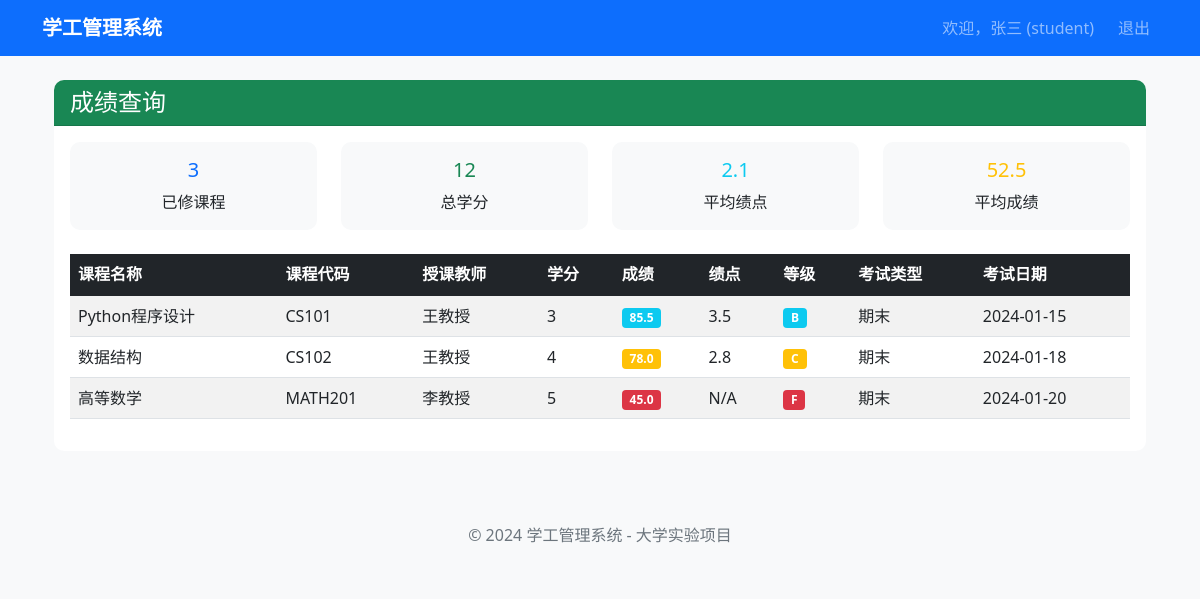
Screenshot of /student/grades (signed in) with the database file from the repository.
### models.py (models this page shows, shortened)
class User(UserMixin, db.Model):
    __tablename__ = 'users'
    id = db.Column(db.Integer, primary_key=True)
    username = db.Column(db.String(64), unique=True, nullable=False, index=True)
    email = db.Column(db.String(120), unique=True, nullable=False, index=True)
    password_hash = db.Column(db.String(128))
    role = db.Column(db.String(20), nullable=False)  # student, teacher, counselor
    real_name = db.Column(db.String(64), nullable=False)
    class_id = db.Column(db.Integer, db.ForeignKey('classes.id'))
    created_at = db.Column(db.DateTime, default=datetime.utcnow)
    def is_student(self):
        return self.role == 'student'

class Grade(db.Model):
    __tablename__ = 'grades'
    id = db.Column(db.Integer, primary_key=True)
    student_id = db.Column(db.Integer, db.ForeignKey('users.id'), nullable=False)
    course_id = db.Column(db.Integer, db.ForeignKey('courses.id'), nullable=False)
    teacher_id = db.Column(db.Integer, db.ForeignKey('users.id'), nullable=False)
    score = db.Column(db.Float)  # 百分制成绩
    grade_point = db.Column(db.Float)  # 绩点
    grade_level = db.Column(db.String(2))  # 等级：A, B, C, D, F
    exam_type = db.Column(db.String(20), default='期末')  # 考试类型
    exam_date = db.Column(db.Date)
    academic_year = db.Column(db.String(20))
    semester = db.Column(db.String(10))
    comments = db.Column(db.Text)
    created_at = db.Column(db.DateTime, default=datetime.utcnow)
    updated_at = db.Column(db.DateTime, default=datetime.utcnow, onupdate=datetime.utcnow)
    student = db.relationship('User', backref='grades', foreign_keys=[student_id])
    course = db.relationship('Course', backref='grades')
    teacher = db.relationship('User', backref='given_grades', foreign_keys=[teacher_id])

class Course(db.Model):
    __tablename__ = 'courses'
    id = db.Column(db.Integer, primary_key=True)
    course_code = db.Column(db.String(32), unique=True, nullable=False)
    course_name = db.Column(db.String(128), nullable=False)
    teacher_id = db.Column(db.Integer, db.ForeignKey('users.id'), nullable=False)
    class_id = db.Column(db.Integer, db.ForeignKey('classes.id'), nullable=False)
    credit = db.Column(db.Integer, default=2)
    grades_saved = db.Column(db.Boolean, default=False)  # 成绩是否已保存
    grades_submitted = db.Column(db.Boolean, default=False)  # 新增：成绩是否已提交
    grades_submitted_at = db.Column(db.DateTime)  # 新增：成绩提交时间
    created_at = db.Column(db.DateTime, default=datetime.utcnow)
    teacher = db.relationship('User', backref='courses_teaching', foreign_keys=[teacher_id])

### routes/student.py (the view)
@student_bp.route('/grades')
@login_required
def grades():
    if not current_user.is_student():
        flash('无权访问此页面', 'danger')
        return redirect(url_for('auth.login'))
    try:
        grades_list = Grade.query.filter_by(student_id=current_user.id).all()
    except Exception as e:
        print(f"成绩查询失败: {e}")
        grades_list = []
    total_credits = sum(grade.course.credit for grade in grades_list if grade.course)
    total_gpa = sum(grade.grade_point or 0 for grade in grades_list)
    course_count = len(grades_list)
    average_gpa = total_gpa / course_count if course_count > 0 else 0
    return render_template('student/grades.html',
                           grades=grades_list,
                           total_credits=total_credits,
                           average_gpa=round(average_gpa, 2),
                           course_count=course_count)

### templates/student/grades.html (shortened to what this page needs)
{% extends "base.html" %}
{% block content %}
<div class="container-fluid">
    <div class="row">
        <div class="col-12">
            <div class="card">
                <div class="card-header bg-success text-white">
                    <h4 class="mb-0">成绩查询</h4>
                </div>
                <div class="card-body">
                    <div class="row mb-4">
                        <div class="col-md-3">
                            <div class="card text-center bg-light">
                                <div class="card-body">
                                    <h5 class="card-title text-primary">{{ course_count }}</h5>
                                    <p class="card-text">已修课程</p>
                                </div>
                            </div>
                        </div>
                        <div class="col-md-3">
                            <div class="card text-center bg-light">
                                <div class="card-body">
                                    <h5 class="card-title text-success">{{ total_credits }}</h5>
                                    <p class="card-text">总学分</p>
                                </div>
                            </div>
                        </div>
                        <div class="col-md-3">
                            <div class="card text-center bg-light">
                                <div class="card-body">
                                    <h5 class="card-title text-info">{{ average_gpa }}</h5>
                                    <p class="card-text">平均绩点</p>
                                </div>
                            </div>
                        </div>
                        <div class="col-md-3">
                            <div class="card text-center bg-light">
                                <div class="card-body">
                                    <h5 class="card-title text-warning">{{ (average_gpa * 25)|round(1) }}</h5>
                                    <p class="card-text">平均成绩</p>
                                </div>
                            </div>
                        </div>
                    </div>
                    {% if grades %}
                    <div class="table-responsive">
                        <table class="table table-striped table-hover">
                            <thead class="table-dark">
                                <tr>
                                    <th>课程名称</th>
                                    <th>课程代码</th>
                                    <th>授课教师</th>
                                    <th>学分</th>
                                    <th>成绩</th>
                                    <th>绩点</th>
                                    <th>等级</th>
                                    <th>考试类型</th>
                                    <th>考试日期</th>
                                </tr>
                            </thead>
                            <tbody>
                                {% for grade in grades %}
                                <tr>
                                    <td>{{ grade.course.course_name if grade.course else 'N/A' }}</td>
                                    <td>{{ grade.course.course_code if grade.course else 'N/A' }}</td>
                                    <td>{{ grade.teacher.real_name if grade.teacher else 'N/A' }}</td>
                                    <td>{{ grade.course.credit if grade.course else 0 }}</td>
                                    <td>
                                        <span class="badge {% if grade.score >= 90 %}bg-success{% elif grade.score >= 80 %}bg-info{% elif grade.score >= 70 %}bg-warning{% elif grade.score >= 60 %}bg-primary{% else %}bg-danger{% endif %}">
                                            {{ grade.score or '未录入' }}
                                        </span>
                                    </td>
                                    <td>{{ grade.grade_point or 'N/A' }}</td>
                                    <td>
                                        <span class="badge {% if grade.grade_level == 'A' %}bg-success{% elif grade.grade_level == 'B' %}bg-info{% elif grade.grade_level == 'C' %}bg-warning{% elif grade.grade_level == 'D' %}bg-primary{% else %}bg-danger{% endif %}">
                                            {{ grade.grade_level or 'N/A' }}
                                        </span>
                                    </td>
                                    <td>{{ grade.exam_type }}</td>
                                    <td>{{ grade.exam_date.strftime('%Y-%m-%d') if grade.exam_date else 'N/A' }}</td>
                                </tr>
                                {% endfor %}
                            </tbody>
                        </table>
                    </div>
                    {% else %}
                    <div class="text-center py-5">
                        <i class="fas fa-clipboard-list fa-3x text-muted mb-3"></i>
                        <h5 class="text-muted">暂无成绩记录</h5>
                        <p class="text-muted">您还没有任何课程成绩记录</p>
                    </div>
                    {% endif %}
                </div>
            </div>
        </div>
    </div>
</div>
{% endblock %}

### templates/base.html (shortened to what this page needs)
<!DOCTYPE html>
<html lang="zh-CN">
<head>
    <link href="https://cdn.jsdelivr.net/npm/bootstrap@5.1.3/dist/css/bootstrap.min.css" rel="stylesheet">
    <link href="{{ url_for('static', filename='css/style.css') }}" rel="stylesheet">
</head>
<body>
    <nav class="navbar navbar-expand-lg navbar-dark bg-primary">
        <div class="container">
            <a class="navbar-brand" href="{{ url_for('index') }}">学工管理系统</a>
            {% if current_user.is_authenticated %}
            <div class="navbar-nav ms-auto">
                <span class="navbar-text me-3">
                    欢迎，{{ current_user.real_name }} ({{ current_user.role }})
                </span>
                <a class="nav-link" href="{{ url_for('auth.logout') }}">退出</a>
            </div>
            {% endif %}
        </div>
    </nav>
    <main class="container mt-4">
        {% block content %}{% endblock %}
    </main>
    <footer class="bg-light mt-5 py-4">
        <div class="container text-center">
            <span class="text-muted">© 2024 学工管理系统 - 大学实验项目</span>
        </div>
    </footer>
</body>
</html>

### static/css/style.css (style rules this page uses)
body { background-color: #f8f9fa; }
.card { border: none; border-radius: 10px; }
.card-header { border-radius: 10px 10px 0 0 !important; }
.navbar-brand { font-weight: bold; }

### rows the page displays
User: real_name "张三", role "student"
Grade: course "Python程序设计", course "CS101", teacher "王教授", course "3", score "85.5", grade_point "3.5", grade_level "B", exam_type "期末", exam_date "2024-01-15"
Grade: course "数据结构", course "CS102", teacher "王教授", course "4", score "78.0", grade_point "2.8", grade_level "C", exam_type "期末", exam_date "2024-01-18"
Grade: course "高等数学", course "MATH201", teacher "李教授", course "5", score "45.0", grade_point "N/A", grade_level "F", exam_type "期末", exam_date "2024-01-20"

### other values shown
{{ course_count }} "3"
{{ total_credits }} "12"
{{ average_gpa }} "2.1"
{{ (average_gpa * 25)|round(1) }} "52.5"
